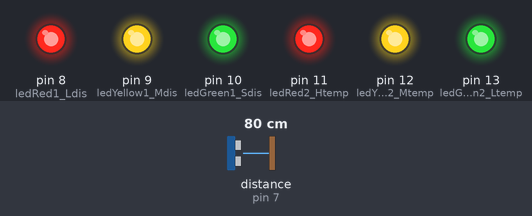
The sketch below on a simulated Arduino Uno, built with avr-gcc and run on an emulated ATmega328P. Shown: output pins drawn as LEDs (lit = HIGH). Wiring (inferred from the names in the program): ultrasonic range finder: trigger pin 6; echo pin 7. The inputs (shaded band) are chosen by the test bench; at power-on: distance to the obstacle (sensor on pin 7) 80 cm. The echo pulse lasts 58.3 µs per cm; pins used as bus, display or sensor lines are not drawn; what the sketch prints to the serial monitor is not drawn.

Above: at 1.2 s.
1.3 s: distance to the obstacle (sensor on pin 7) set to 2 cm
4.3 s: distance to the obstacle (sensor on pin 7) set to 120 cm
Timing chart, 0 to 7.3 s (numbered marks = the images above; inputs shaded):
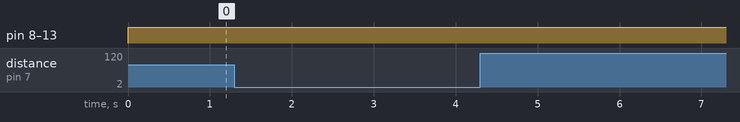

The sketch:

sketch_jul14a.ino
```cpp
//Almog Fadida Id: 315544437, Moran Arzi Id: 200244945

// 6 Leds total = 3 for distance and 3 for temperature

//3 leds for distance (L-large distance. M-medium distance. S-small distance).

int ledRed1_Ldis = 8;            //or maybe all leds as const?
int ledYellow1_Mdis = 9;
int ledGreen1_Sdis = 10;

//3 leds for temperature (H-high temperature. M-medium temperature. L-low temperature).

int ledRed2_Htemp = 11;
int ledYellow2_Mtemp = 12;
int ledGreen2_Ltemp = 13;

//for distance
const int trigPin = 6;
const int echoPin = 7;

long duration;
int distance;

//for temperature

const int sensorPin = A0;
float sensorValue;
float voltageOut;
float temperatureC;


void setup() {

 pinMode(ledRed1_Ldis, OUTPUT);
 pinMode(ledYellow1_Mdis, OUTPUT);
 pinMode(ledGreen1_Sdis, OUTPUT);
 pinMode(ledRed2_Htemp, OUTPUT);
 pinMode(ledYellow2_Mtemp, OUTPUT);
 pinMode(ledGreen2_Ltemp, OUTPUT);

//for distance
pinMode(trigPin, OUTPUT); // Sets the trigPin as an Output
pinMode(echoPin, INPUT); // Sets the echoPin as an Input


//for temperature
pinMode(sensorPin, INPUT);


Serial.begin(9600); // Starts the serial communication

}


void loop() {


//from distance ex

// Clears the trigPin
digitalWrite(trigPin, LOW);
delayMicroseconds(2);
// Sets the trigPin on HIGH state for 10 micro seconds
digitalWrite(trigPin, HIGH);
delayMicroseconds(10);
digitalWrite(trigPin, LOW);
// Reads the echoPin, returns the sound wave travel time in microseconds
duration = pulseIn(echoPin, HIGH);
// Calculating the distance
distance= duration*0.034/2;
// Prints the distance on the Serial Monitor
Serial.print("Distance: ");
Serial.println(distance);


    digitalWrite(ledRed1_Ldis, HIGH);

    digitalWrite(ledYellow1_Mdis, HIGH);
    digitalWrite(ledGreen1_Sdis, HIGH);


                           //high temperature  - led Red2 On

    digitalWrite(ledRed2_Htemp, HIGH);

    digitalWrite(ledYellow2_Mtemp, HIGH);
    digitalWrite(ledGreen2_Ltemp, HIGH);


}
```

Measured:
- after the input at 1.3 s, every drawn part: stays the same
- after the input at 4.3 s, every drawn part: stays the same
